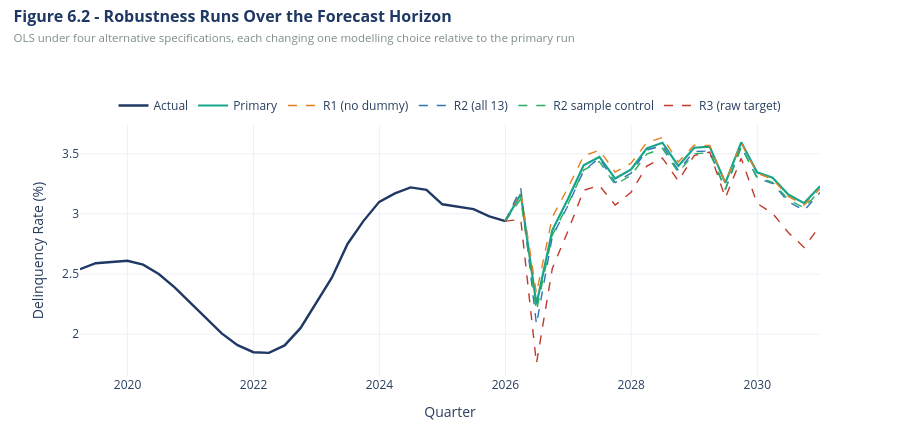

Notebook code for this chart:
### Code cell
# 6.7 - Figure 6.2 robustness runs
fig = go.Figure()

recent_r = hist.loc['2019':]
fig.add_trace(go.Scatter(x=recent_r.index, y=recent_r.values, mode='lines', name='Actual',
                         line=dict(color=NAVY, width=2.4)))
for (name, r), colr in zip(rob.items(), [TEAL, AMBER, BLUE, GREEN, RED]):
    s = pd.Series(r['fcst_pred'], index=pd.DatetimeIndex(r['idx_fcst']))
    xr, yr = link(s)
    fig.add_trace(go.Scatter(x=xr, y=yr, mode='lines', name=name,
                             line=dict(color=colr, width=2.2 if name == 'Primary' else 1.4,
                                       dash='solid' if name == 'Primary' else 'dash')))

fig.update_layout(
    title=dict(text=('<b>Figure 6.2 - Robustness Runs Over the Forecast Horizon</b>'
                     f'<br><span style="font-size:11.5px;color:{GREY}">'
                     'OLS under four alternative specifications, each changing one '
                     'modelling choice relative to the primary run</span>'),
               font=dict(size=16, color=NAVY), x=0.015, xanchor='left',
               y=0.95, yanchor='top'),
    xaxis_title='Quarter', yaxis_title='Delinquency Rate (%)',
    template=TEMPLATE, height=430,
    legend=dict(orientation='h', yanchor='bottom', y=1.02, xanchor='center', x=0.5),
    margin=dict(t=125, b=50))
fig.show()
